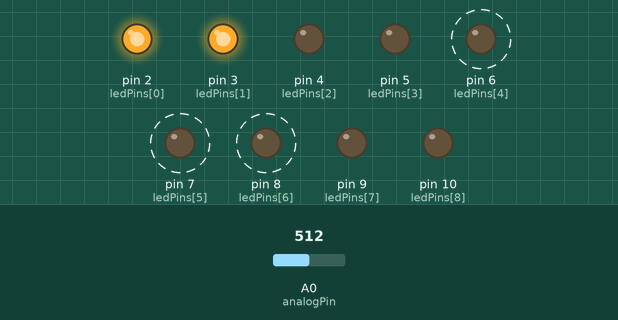
The sketch below on a simulated Arduino Uno, built with avr-gcc and run on an emulated ATmega328P. Shown: output pins drawn as LEDs (lit = HIGH). Dashed ring = blinking. Inputs (shaded band) come from the test bench; at power-on: A0 (analogPin) = 512.

Above: at 1.5 s.
1.6 s: A0 (analogPin) set to 0
At 2.5 s:
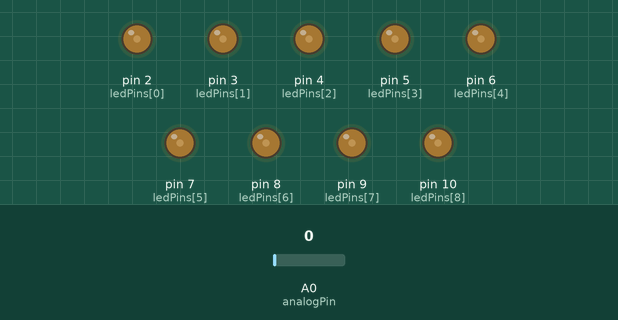
5.1 s: A0 (analogPin) set to 108
6.6 s: A0 (analogPin) set to 124
At 6.77 s:
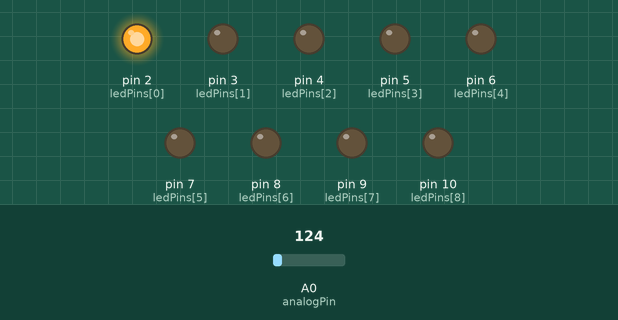
At 7.69 s:
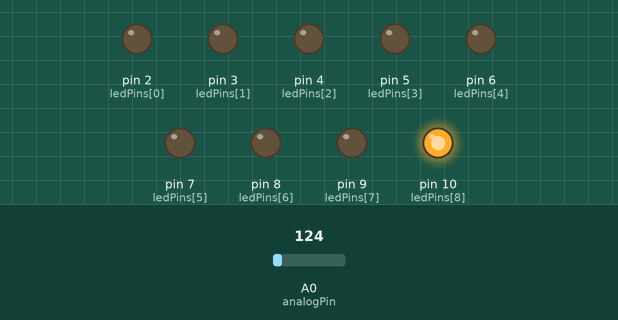
10.1 s: A0 (analogPin) set to 218
13.6 s: A0 (analogPin) set to 239
At 14.96 s:
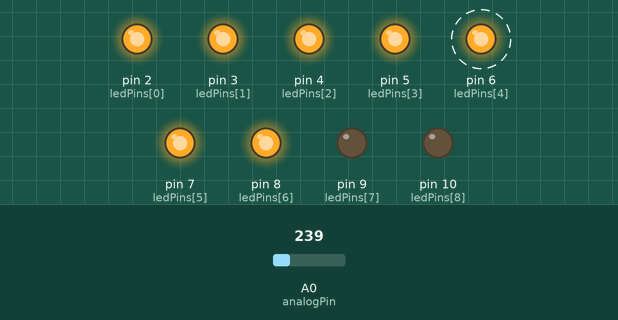
17.1 s: A0 (analogPin) set to 511
Timing chart, 0 to 21.6 s (numbered marks = the images above; inputs shaded):
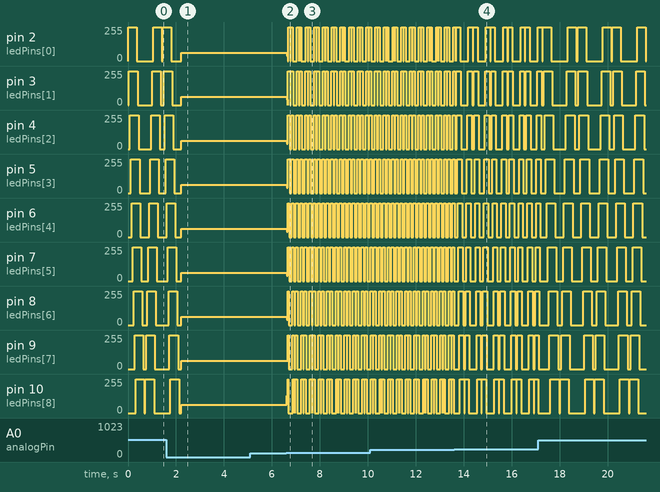

Measured:
- the behaviour switches between 113 and 114 on A0 (analogPin) (found by bisection; images 1 and 2)
- the behaviour switches between 227 and 228 on A0 (analogPin) (found by bisection; images 3 and 4)
- after the input at 5.1 s, every drawn part: stays the same
- after the input at 6.6 s, pin 4 (ledPins[2]): 63/255 → 41/255 at once, then repeats every 0.36 s: 255/255 0.09 s, 0/255 0.05 s, 255/255 0.09 s, 0/255 0.13 s; pin 5 (ledPins[3]): 63/255 → 41/255 at once, then repeats every 0.36 s: 255/255 0.09 s, 0/255 0.07 s, 255/255 0.09 s, 0/255 0.11 s
- after the input at 13.6 s, pin 6 (ledPins[4]): alternates 255/255 for 0.18 s and 0/255 for 0.18 s, starting after 0.15 s
- by itself, pin 2 (ledPins[0]): repeats every 1.4 s: 255/255 0.36 s, 0/255 0.68 s, 255/255 0.36 s, 0/255 0.04 s
- by itself, pin 3 (ledPins[1]): repeats every 1.4 s: 255/255 0.36 s, 0/255 0.60 s, 255/255 0.36 s, 0/255 0.12 s

The sketch:

LedSequentialBar.ino
```cpp
/********************************************/
/* 04/08/2021                               */
/* Pedro Ontiveros                          */
/* ontiveros.pedro@gmail.com                */
/*                                          */
/* This is a free software with NO WARRANTY */
/********************************************/

const int analogPin = A0;
const int   ledSize = 9;
const int ledPins[] = {2,3,4,5,6,7,8,9,10};
int f1 = 1;

void setup() {
  for (int index = 0; index < ledSize; index++) {
    pinMode(ledPins[index], OUTPUT);
  }
}

void loop() {
  int   sensor = analogRead(analogPin);
  int ledLevel = map(sensor, 0, 1023, 0, ledSize);

  if (f1 == 1) {
    goForward(1, (ledLevel*10));
    goForward(0, (ledLevel*10));
  } else {
    goBackward(1, (ledLevel*10));
    goBackward(0, (ledLevel*10));
  }

  f1 = (f1 == 1) ? 0 : 1;

  delay(ledLevel);
}

void goForward(int flag, int pause) {
  for (int index = 0; index < ledSize; index++) {
      digitalWrite(ledPins[index], (flag == 1) ? HIGH : LOW);
      delay(pause);
    }
}

void goBackward(int flag, int pause) {
  for (int index = (ledSize - 1); index >= 0; index--) {
      digitalWrite(ledPins[index], (flag == 1) ? HIGH : LOW);
      delay(pause);
    }
}
```
